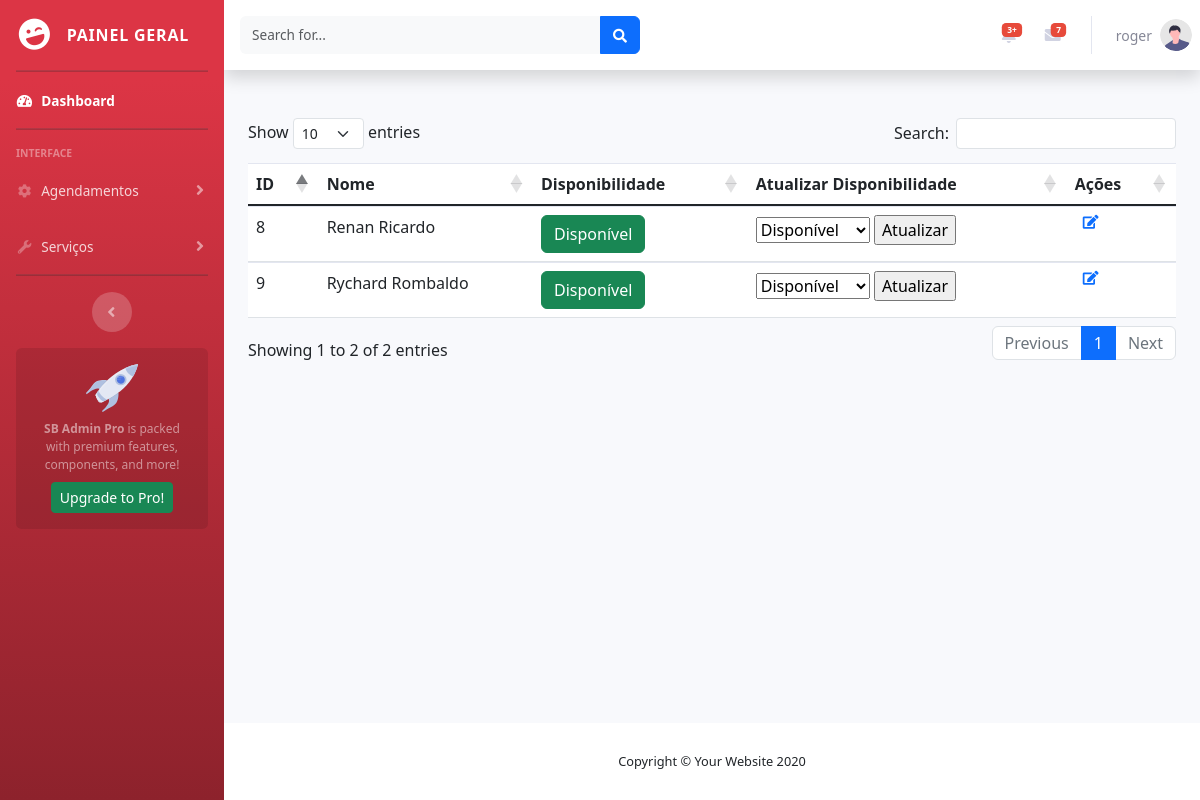
Page /admin/painel/barbeiros.php (signed in) on the committed database.
### tables this page shows
CREATE TABLE `barbeiros` (
  `id` int(11) NOT NULL,
  `nome` varchar(255) NOT NULL,
  `disponibilidade` enum('Disponível','Indisponível') NOT NULL DEFAULT 'Disponível',
  `user` varchar(20) NOT NULL,
  `email` varchar(50) NOT NULL,
  `password` varchar(50) NOT NULL,
  `telefone` varchar(20) NOT NULL
);

### admin/painel/barbeiros.php (the view, shortened to what this page needs)
<?php
$username = $_SESSION["username"];
?>
<!DOCTYPE html>
<html lang="en">
<head>
    <link href="vendor/fontawesome-free/css/all.min.css" rel="stylesheet" type="text/css">
    <link href="css/sb-admin-2.min.css" rel="stylesheet">
</head>
<body id="page-top">
    <div id="wrapper">
        <ul class="navbar-nav bg-gradient-primary sidebar sidebar-dark accordion" id="accordionSidebar">
            <a class="sidebar-brand d-flex align-items-center justify-content-center" href="index.php">
                <div class="sidebar-brand-icon rotate-n-15">
                    <i class="fas fa-laugh-wink"></i>
                </div>
                <div class="sidebar-brand-text mx-3">Painel Geral</div>
            </a>
            <hr class="sidebar-divider my-0">
            <li class="nav-item active">
                <a class="nav-link" href="index.php">
                    <i class="fas fa-fw fa-tachometer-alt"></i>
                    <span>Dashboard</span></a>
            </li>
            <hr class="sidebar-divider">
            <div class="sidebar-heading">
                Interface
            </div>
            <li class="nav-item">
                <a class="nav-link collapsed" href="#" data-toggle="collapse" data-target="#collapseTwo" aria-expanded="true" aria-controls="collapseTwo">
                    <i class="fas fa-fw fa-cog"></i>
                    <span>Agendamentos</span>
                </a>
            </li>
            <li class="nav-item">
                <a class="nav-link collapsed" href="#" data-toggle="collapse" data-target="#collapseUtilities" aria-expanded="true" aria-controls="collapseUtilities">
                    <i class="fas fa-fw fa-wrench"></i>
                    <span>Serviços</span>
                </a>
            </li>
            <hr class="sidebar-divider d-none d-md-block">
            <div class="text-center d-none d-md-inline">
                <button class="rounded-circle border-0" id="sidebarToggle"></button>
            </div>
            <div class="sidebar-card d-none d-lg-flex">
                <img class="sidebar-card-illustration mb-2" src="img/undraw_rocket.svg" alt="...">
                <p class="text-center mb-2"><strong>SB Admin Pro</strong> is packed with premium features, components, and more!</p>
                <a class="btn btn-success btn-sm" href="https://startbootstrap.com/theme/sb-admin-pro">Upgrade to Pro!</a>
            </div>
        </ul>
        <div id="content-wrapper" class="d-flex flex-column">
            <div id="content">
                <nav class="navbar navbar-expand navbar-light bg-white topbar mb-4 static-top shadow">
                    <form class="d-none d-sm-inline-block form-inline mr-auto ml-md-3 my-2 my-md-0 mw-100 navbar-search">
                        <div class="input-group">
                            <input type="text" class="form-control bg-light border-0 small" placeholder="Search for..." aria-label="Search" aria-describedby="basic-addon2">
                            <div class="input-group-append">
                                <button class="btn btn-primary" type="button">
                                    <i class="fas fa-search fa-sm"></i>
                                </button>
                            </div>
                        </div>
                    </form>
                    <ul class="navbar-nav ml-auto">
                        <li class="nav-item dropdown no-arrow mx-1">
                            <a class="nav-link dropdown-toggle" href="#" id="alertsDropdown" role="button" data-toggle="dropdown" aria-haspopup="true" aria-expanded="false">
                                <span class="badge badge-danger badge-counter">3+</span>
                            </a>
                        </li>
                        <li class="nav-item dropdown no-arrow mx-1">
                            <a class="nav-link dropdown-toggle" href="#" id="messagesDropdown" role="button" data-toggle="dropdown" aria-haspopup="true" aria-expanded="false">
                                <span class="badge badge-danger badge-counter">7</span>
                            </a>
                        </li>
                        <li class="nav-item dropdown no-arrow">
                            <a class="nav-link dropdown-toggle" href="#" id="userDropdown" role="button" data-toggle="dropdown" aria-haspopup="true" aria-expanded="false">
                                <span class="mr-2 d-none d-lg-inline text-gray-600 small"> <?php echo $username; ?></h2></span>
                                <img class="img-profile rounded-circle" src="img/undraw_profile.svg">
                            </a>
                        </li>
                    </ul>
                </nav>
                <div class="container-fluid">
                    <div class="container my-4">
                        <?php
                        $sql = "SELECT id, nome, disponibilidade FROM barbeiros";
                        $result = $conexao->query($sql);
                        if ($result->num_rows > 0) {
                            echo '<link rel="stylesheet" href="https://cdn.jsdelivr.net/npm/bootstrap@5.0.0-beta1/dist/css/bootstrap.min.css">';
                            echo '<script src="https://cdn.jsdelivr.net/npm/bootstrap@5.0.0-beta1/dist/js/bootstrap.min.js"></script>';
                            echo '<table id="example" class="table">';
                            echo '<thead>';
                            echo '<tr><th>ID</th><th>Nome</th><th>Disponibilidade</th><th>Atualizar Disponibilidade</th><th>Ações</th></tr>';
                            echo '</thead>';
                            echo '<tbody>';
                            while ($row = $result->fetch_assoc()) {
                                $barbeiro_id = $row['id'];
                                $nome = $row['nome'];
                                $disponibilidade = $row['disponibilidade'];
                                echo '<tr>';
                                echo '<td>' . $barbeiro_id . '</td>';
                                echo '<td>' . $nome . '</td>';
                                echo '<td><button class="btn ' . ($disponibilidade == "Disponível" ? 'btn-success' : 'btn-danger') . '">' . $disponibilidade . '</button></td>';
                                echo '<td>
                <form action="processar_disp.php" method="POST">
                    <input type="hidden" name="barbeiro_id" value="' . $barbeiro_id . '">
                    <select name="nova_disponibilidade">
                        <option value="Disponível">Disponível</option>
                        <option value="Indisponível">Indisponível</option>
                    </select>
                    <input type="submit" value="Atualizar">
                </form>
            </td>';
                                echo
                                '<td>
                <div class="d-flex">
                    <i class="fas fa-edit fa-sm text-primary mx-2 cursor-pointer transition icon-button" data-bs-toggle="modal" data-bs-target="#editModal' . $barbeiro_id . '" title="Editar"></i>
                </div>
            </td>';
                                echo '</tr>';
                                echo '<div class="modal fade" id="editModal' . $barbeiro_id . '" tabindex="-1" aria-labelledby="editModalLabel' . $barbeiro_id . '" aria-hidden="true">';
                                echo '    <div class="modal-dialog">';
                                echo '        <div class="modal-content">';
                                echo '            <div class="modal-body">';
                            }
                            echo '</tbody>';
                            echo '</table>';
                        } else {
                            echo "Nenhum barbeiro cadastrado.";
                        }
                        ?>
                    </div>
                </div>
            </div>
            <footer class="sticky-footer bg-white">
                <div class="container my-auto">
                    <div class="copyright text-center my-auto">
                        <span>Copyright &copy; Your Website 2020</span>
                    </div>
                </div>
            </footer>
        </div>
    </div>
    <link rel="stylesheet" href="https://cdn.datatables.net/1.13.6/css/dataTables.bootstrap5.min.css">
    <link rel="stylesheet" href="https://cdnjs.cloudflare.com/ajax/libs/twitter-bootstrap/5.3.0/css/bootstrap.min.css">
    <link rel="stylesheet" href="https://cdn.datatables.net/responsive/2.5.0/css/responsive.bootstrap5.min.css">
</body>
</html>

### admin/painel/barbeiros.php (style rules this page uses)
.icon-button { cursor: pointer; transition: color 0.2s; }

### rows in the picture
barbeiros: id "8", nome "Renan Ricardo", disponibilidade "Disponível"
barbeiros: id "9", nome "Rychard Rombaldo", disponibilidade "Disponível"

### other values in the picture
$username "roger"
